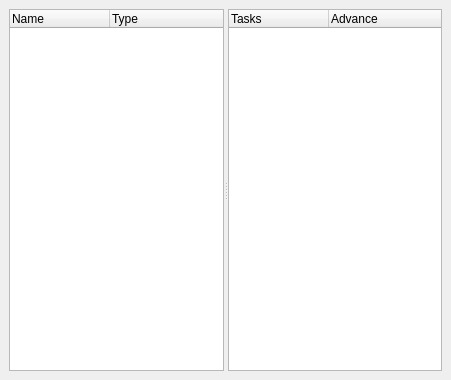
<ui version="4.0" >
 <class>ResourceAssignmentView</class>
 <widget class="QWidget" name="ResourceAssignmentView" >
  <property name="geometry" >
   <rect>
    <x>0</x>
    <y>0</y>
    <width>451</width>
    <height>380</height>
   </rect>
  </property>
  <layout class="QGridLayout" >
   <property name="margin" >
    <number>9</number>
   </property>
   <property name="spacing" >
    <number>6</number>
   </property>
   <item row="0" column="0" >
    <widget class="QSplitter" name="m_splitter" >
     <property name="orientation" >
      <enum>Qt::Horizontal</enum>
     </property>
     <widget class="QTreeWidget" name="m_resList" >
      <column>
       <property name="text" >
        <string>Name</string>
       </property>
      </column>
      <column>
       <property name="text" >
        <string>Type</string>
       </property>
      </column>
     </widget>
     <widget class="QTreeWidget" name="m_taskList" >
      <column>
       <property name="text" >
        <string>Tasks</string>
       </property>
      </column>
      <column>
       <property name="text" >
        <string>Advance</string>
       </property>
      </column>
     </widget>
    </widget>
   </item>
  </layout>
 </widget>
 <resources/>
 <connections/>
</ui>
